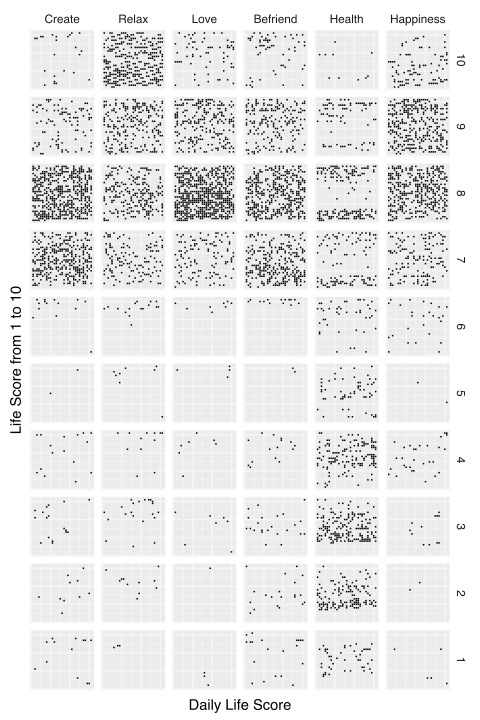

Recreate this plot in R.
# This plot generates a categorical scatterplot but instead of using 
# jitter to plot the dots, it puts a dot at the right x and y for the date
# beginning at the upper left and going to the lower right.

require(ggplot2)
d <- read.csv("~/Documents/github/R Toolbox/lifedata.csv")
values <- c("Create", "Relax", "Love", "Befriend", "Health", "Happiness")
d <- subset(d, key %in% values)
d$datetime <- as.Date(d$datetime, "%m/%d/%Y")
#d <- subset(d, datetime > as.Date("2015-07-26"))
d$value <- as.character(d$value)
d$value <- as.numeric(d$value)

# Convert dates to x y coordinates for each mini-calendar
days_between <- as.numeric(max(d$datetime) - min(d$datetime))
grid_size <- ceiling(sqrt(days_between))
d$date_index = as.numeric(d$datetime - min(d$datetime))
d$x <- d$date_index %% grid_size + 1
d$y <- grid_size - (d$date_index %/% grid_size) 

# Order data for the factord itself
d$key <- factor(d$key, levels = values)
d$value <- factor(d$value, levels = c(10:1))

# Render the plot
svg("~/Desktop/facet_grid_date_based_scatterplot.svg", height=7.5, width=5)
ggplot(data = d, aes(x = x, y = y)) + 
  facet_grid(value ~ key) +
  geom_point(alpha = 1, size = .2, color = "#000000", fill="#000000", shape=15) + 
  labs(x = "Daily Life Score", y = "Life Score from 1 to 10") +
  theme(axis.line=element_blank(),
        axis.text.x=element_blank(),
        axis.text.y=element_blank(),
        axis.ticks=element_blank(),
        axis.title.y= element_text(angle = 90),
        #axis.title.x=element_blank(),
        #axis.title.y=element_blank(),
        legend.position="none",
        #panel.background=element_blank(),
        #panel.border=element_blank(),
        panel.grid.major=element_line(colour = "#f5f5f5"),
        panel.grid.minor=element_line(colour = "#f5f5f5"),
        plot.background=element_blank(),
        strip.background = element_blank() )
dev.off()